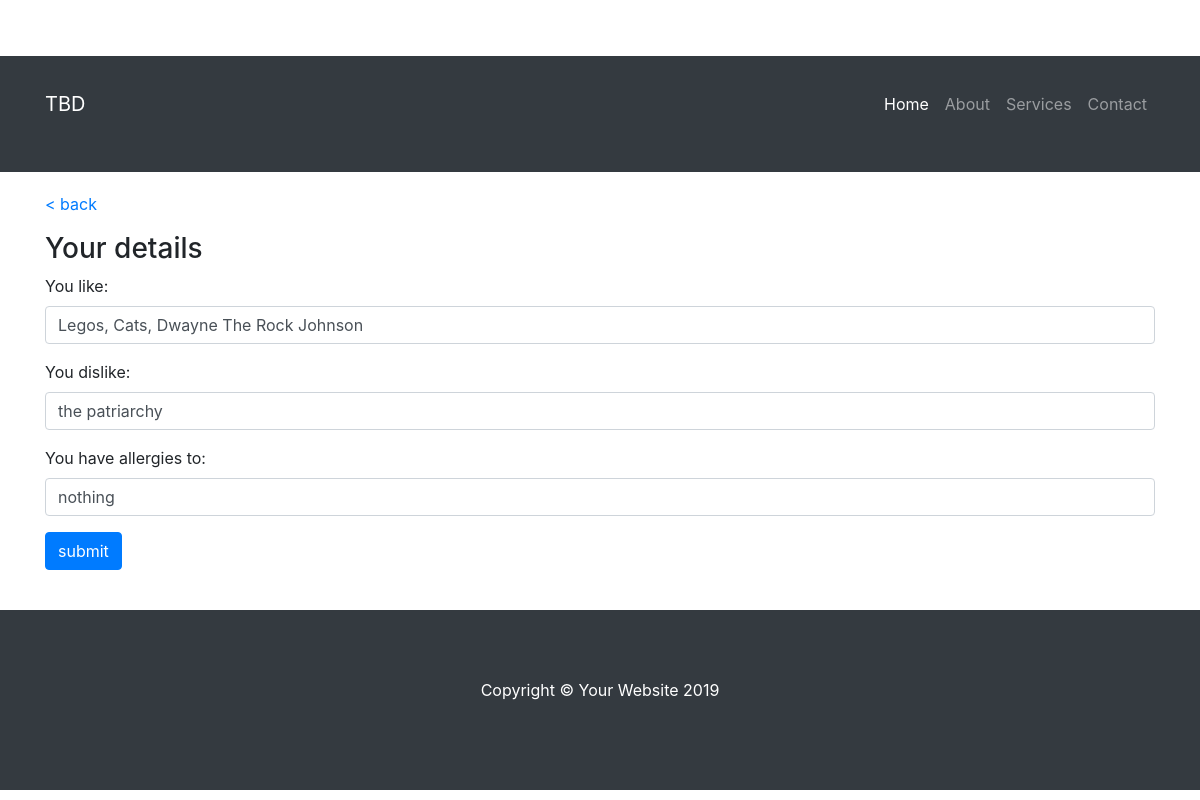
/exchangedetails/1/edit/ (signed in), run on the app's committed database.
### giftexchanger/models.py (models this page shows, shortened)
class UserDetails(models.Model):
    user = models.ForeignKey(UserProfile, on_delete=models.CASCADE)
    exchange = models.ForeignKey(GiftExchange, on_delete=models.CASCADE)
    likes = models.CharField(max_length=600, blank=True, null=True)
    dislikes = models.CharField(max_length=600, blank=True, null=True)
    allergies = models.CharField(max_length=600, blank=True, null=True)
    class Meta:
        unique_together = ('user', 'exchange')

### giftexchanger/views/app.py (the view)
# urls.py: path('exchangedetails/<int:exc_id>/edit/', app.exchange_details_edit, name='exchange_details_edit'),
@login_required(login_url='login/')
def exchange_details_edit(request, exc_id):
    user = UserProfile.objects.get(pk=60)  # it me
    template = loader.get_template('giftexchanger/app/exchangedetails_edit.html')
    exchange = GiftExchange.objects.get(pk=exc_id)
    user_details = UserDetails.objects.get(user=user, exchange=exchange)
    if request.POST:
        form = EditUserDetailsForExchange(request.POST)
        if form.is_valid:
            user_details.likes = request.POST['likes']
            user_details.dislikes = request.POST['dislikes']
            user_details.allergies = request.POST['allergies']
            user_details.save()
            return redirect('/exchangedetails/{}/'.format(exchange.pk))
    else:
        form = EditUserDetailsForExchange(instance=user_details)
    context = {'form': form, 'back_url': reverse('exchange_admin', kwargs={'exc_id': exchange.pk})}
    return HttpResponse(template.render(context, request))

### giftexchanger/forms/exchange_details.py
class EditUserDetailsForExchange(ModelForm):
    likes = CharField(required=False)
    dislikes = CharField(required=False)
    allergies = CharField(required=False)
    exchange = CharField(widget=HiddenInput(), required=False)
    class Meta:
        model = UserDetails
        fields = [
            'likes',
            'dislikes',
            'allergies',
            'exchange',
        ]

### giftexchanger/templates/giftexchanger/app/exchangedetails_edit.html (shortened to what this page needs)
{% extends 'giftexchanger/base.html' %}
{% block body_content %}
	<h3>Your details</h3>
	<form method="POST" action="">{% csrf_token %}
	  <div class="form-group">
	    <label for="id_likes">You like: </label>
	    <input type="text" name="likes" class="form-control" id="id_likes" value="{{form.likes.value}}">
	  </div>
	  <div class="form-group">
	    <label for="id_dislikes">You dislike: </label>
	    <input type="text" name="dislikes" class="form-control" id="id_dislikes" value="{{form.dislikes.value}}">
	  </div>
	  <div class="form-group">
	    <label for="id_allergies">You have allergies to: </label>
	    <input type="text" name="allergies" class="form-control" id="id_allergies" value="{{form.allergies.value}}">
	  </div>
	<input type="submit" class="btn btn-primary" value="submit"/>
	</form>
{% endblock %}

### giftexchanger/static/css/small-business.css (style rules this page uses)
body { padding-top: 56px; }

### data on the page
UserDetails: likes "Legos, Cats, Dwayne The Rock Johnson", dislikes "the patriarchy", allergies "nothing"
